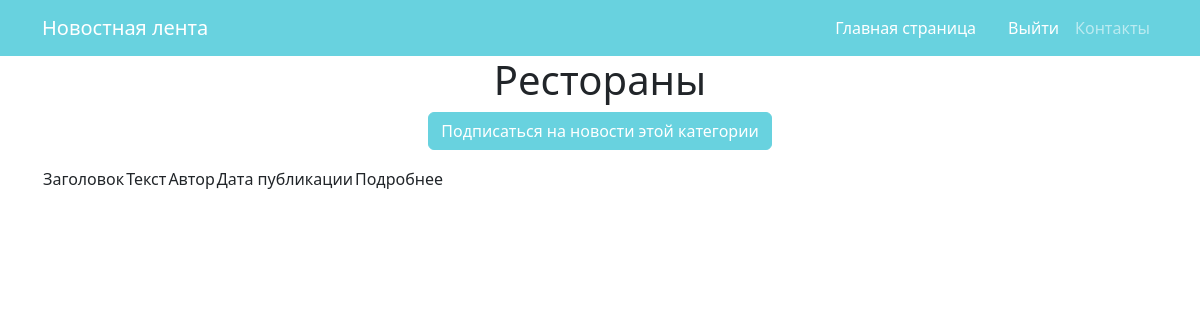
Before: /news/category/8/ with the older database file.
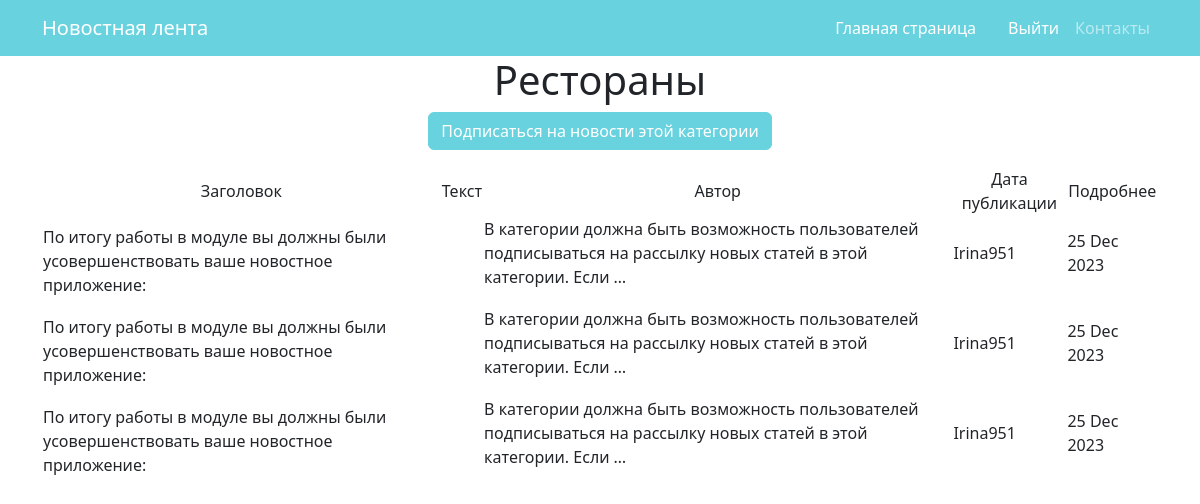
After: the same page with the newer database file.
### news/models.py (models this page shows, shortened)
class Post(models.Model):
    author = models.ForeignKey(Author, on_delete=models.CASCADE, verbose_name=pgettext_lazy('Author', 'Author'))
    type = models.CharField(max_length=7, choices=TYPE, default='NWS')
    time_in = models.DateTimeField(auto_now_add=True)
    category = models.ManyToManyField(Category, through='PostCategory')
    title = models.CharField(max_length=100)
    text = models.TextField()
    rating = models.IntegerField(default=0)

class Author(models.Model):
    name = models.CharField(max_length=255)
    users = models.OneToOneField(User, on_delete=models.CASCADE)
    user_rating = models.IntegerField(default=0)
    def __str__(self):
        return self.name

### news/views.py (the view)
# urls.py: path('category/<int:pk>/', CategoryPost.as_view(), name='category'),
class CategoryPost(DetailView):
    model = Category
    template_name = 'categories/post_category.html'
    context_object_name = 'postcategory'
    def get_context_data(self, **kwargs):
        context = super().get_context_data(**kwargs)
        context['posts'] = Post.objects.filter(category=kwargs['object'])
        return context

### news/models.py (called while the page is built)
    def __str__(self):
        return self.name.title()

### templates/categories/post_category.html (shortened to what this page needs)
{% extends 'flatpages/default.html' %}
{% block content %}
<h1> {{ postcategory }}</h1>
<p class="text-center"><a href="subscribe" class="btn btn-primary">Подписаться на новости этой категории</a></p>
{% if postcategory %}
        <table>
            <tr>
                <td> Заголовок</td>
                <td> Текст </td>
                <td> Автор </td>
                <td> Дата публикации </td>
                <td> Подробнее </td>
            </tr>
            {% for post in posts %}
            <tr>
                <td><a align="left" class="nav-link active" aria-current="page" href="/news/{{ post.id  }}">{{ post.title }}</a><td>
                <td><p align="left">{{ post.text|truncatewords:15 }} </td>
                <td><p align="left">{{ post.author }} </td>
                <td><p align="left">{{ post.time_in|date:'d M Y' }} </td>
            </tr>
            {% endfor %}
        </table>
    {% else %}
        <h2> Нет новостей! </h2>
    {% endif %}
{% endblock content %}

Changed rows visible on the page:
added Post: title "По итогу работы в модуле вы должны были усовершенствовать ваше новостное приложение:", text "В категории должна быть возможность пользователей подписываться на рассылку новых статей в этой категории. Если …", author "Irina951", time_in "25 Dec 2023"
added Post: title "По итогу работы в модуле вы должны были усовершенствовать ваше новостное приложение:", text "В категории должна быть возможность пользователей подписываться на рассылку новых статей в этой категории. Если …", author "Irina951", time_in "25 Dec 2023"
added Post: title "По итогу работы в модуле вы должны были усовершенствовать ваше новостное приложение:", text "В категории должна быть возможность пользователей подписываться на рассылку новых статей в этой категории. Если …", author "Irina951", time_in "25 Dec 2023"
